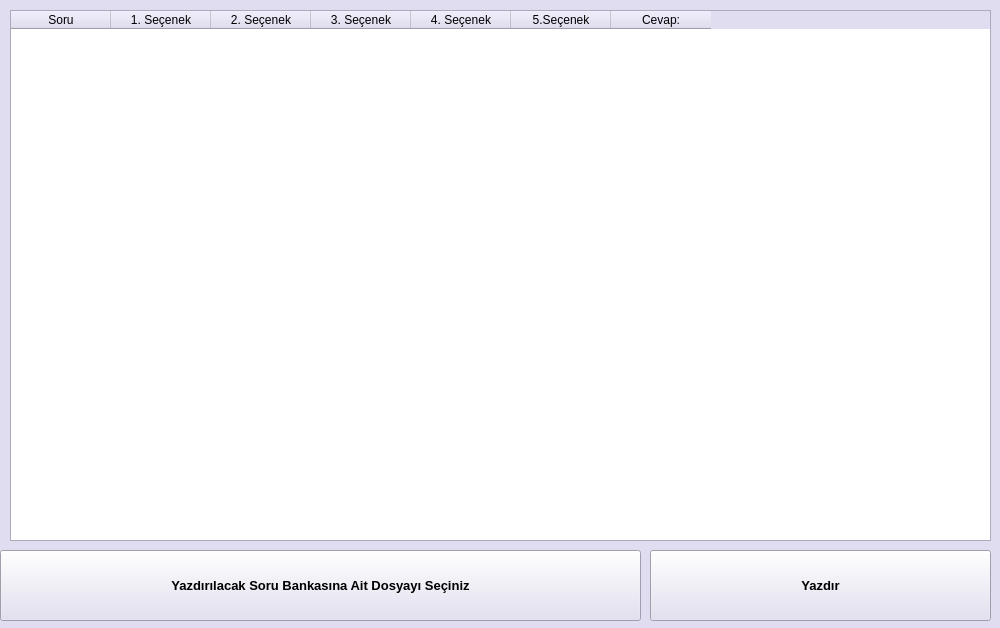
<?xml version="1.0" encoding="UTF-8"?>
<ui version="4.0">
 <class>soru_bankasindan_soru_secimi</class>
 <widget class="QWidget" name="soru_bankasindan_soru_secimi">
  <property name="geometry">
   <rect>
    <x>0</x>
    <y>0</y>
    <width>1000</width>
    <height>628</height>
   </rect>
  </property>
  <property name="palette">
   <palette>
    <active>
     <colorrole role="WindowText">
      <brush brushstyle="SolidPattern">
       <color alpha="255">
        <red>0</red>
        <green>0</green>
        <blue>0</blue>
       </color>
      </brush>
     </colorrole>
     <colorrole role="Button">
      <brush brushstyle="SolidPattern">
       <color alpha="255">
        <red>224</red>
        <green>221</green>
        <blue>240</blue>
       </color>
      </brush>
     </colorrole>
     <colorrole role="Light">
      <brush brushstyle="SolidPattern">
       <color alpha="255">
        <red>255</red>
        <green>255</green>
        <blue>255</blue>
       </color>
      </brush>
     </colorrole>
     <colorrole role="Midlight">
      <brush brushstyle="SolidPattern">
       <color alpha="255">
        <red>239</red>
        <green>238</green>
        <blue>247</blue>
       </color>
      </brush>
     </colorrole>
     <colorrole role="Dark">
      <brush brushstyle="SolidPattern">
       <color alpha="255">
        <red>112</red>
        <green>110</green>
        <blue>120</blue>
       </color>
      </brush>
     </colorrole>
     <colorrole role="Mid">
      <brush brushstyle="SolidPattern">
       <color alpha="255">
        <red>149</red>
        <green>147</green>
        <blue>160</blue>
       </color>
      </brush>
     </colorrole>
     <colorrole role="Text">
      <brush brushstyle="SolidPattern">
       <color alpha="255">
        <red>0</red>
        <green>0</green>
        <blue>0</blue>
       </color>
      </brush>
     </colorrole>
     <colorrole role="BrightText">
      <brush brushstyle="SolidPattern">
       <color alpha="255">
        <red>255</red>
        <green>255</green>
        <blue>255</blue>
       </color>
      </brush>
     </colorrole>
     <colorrole role="ButtonText">
      <brush brushstyle="SolidPattern">
       <color alpha="255">
        <red>0</red>
        <green>0</green>
        <blue>0</blue>
       </color>
      </brush>
     </colorrole>
     <colorrole role="Base">
      <brush brushstyle="SolidPattern">
       <color alpha="255">
        <red>255</red>
        <green>255</green>
        <blue>255</blue>
       </color>
      </brush>
     </colorrole>
     <colorrole role="Window">
      <brush brushstyle="SolidPattern">
       <color alpha="255">
        <red>224</red>
        <green>221</green>
        <blue>240</blue>
       </color>
      </brush>
     </colorrole>
     <colorrole role="Shadow">
      <brush brushstyle="SolidPattern">
       <color alpha="255">
        <red>0</red>
        <green>0</green>
        <blue>0</blue>
       </color>
      </brush>
     </colorrole>
     <colorrole role="AlternateBase">
      <brush brushstyle="SolidPattern">
       <color alpha="255">
        <red>239</red>
        <green>238</green>
        <blue>247</blue>
       </color>
      </brush>
     </colorrole>
     <colorrole role="ToolTipBase">
      <brush brushstyle="SolidPattern">
       <color alpha="255">
        <red>255</red>
        <green>255</green>
        <blue>220</blue>
       </color>
      </brush>
     </colorrole>
     <colorrole role="ToolTipText">
      <brush brushstyle="SolidPattern">
       <color alpha="255">
        <red>0</red>
        <green>0</green>
        <blue>0</blue>
       </color>
      </brush>
     </colorrole>
    </active>
    <inactive>
     <colorrole role="WindowText">
      <brush brushstyle="SolidPattern">
       <color alpha="255">
        <red>0</red>
        <green>0</green>
        <blue>0</blue>
       </color>
      </brush>
     </colorrole>
     <colorrole role="Button">
      <brush brushstyle="SolidPattern">
       <color alpha="255">
        <red>224</red>
        <green>221</green>
        <blue>240</blue>
       </color>
      </brush>
     </colorrole>
     <colorrole role="Light">
      <brush brushstyle="SolidPattern">
       <color alpha="255">
        <red>255</red>
        <green>255</green>
        <blue>255</blue>
       </color>
      </brush>
     </colorrole>
     <colorrole role="Midlight">
      <brush brushstyle="SolidPattern">
       <color alpha="255">
        <red>239</red>
        <green>238</green>
        <blue>247</blue>
       </color>
      </brush>
     </colorrole>
     <colorrole role="Dark">
      <brush brushstyle="SolidPattern">
       <color alpha="255">
        <red>112</red>
        <green>110</green>
        <blue>120</blue>
       </color>
      </brush>
     </colorrole>
     <colorrole role="Mid">
      <brush brushstyle="SolidPattern">
       <color alpha="255">
        <red>149</red>
        <green>147</green>
        <blue>160</blue>
       </color>
      </brush>
     </colorrole>
     <colorrole role="Text">
      <brush brushstyle="SolidPattern">
       <color alpha="255">
        <red>0</red>
        <green>0</green>
        <blue>0</blue>
       </color>
      </brush>
     </colorrole>
     <colorrole role="BrightText">
      <brush brushstyle="SolidPattern">
       <color alpha="255">
        <red>255</red>
        <green>255</green>
        <blue>255</blue>
       </color>
      </brush>
     </colorrole>
     <colorrole role="ButtonText">
      <brush brushstyle="SolidPattern">
       <color alpha="255">
        <red>0</red>
        <green>0</green>
        <blue>0</blue>
       </color>
      </brush>
     </colorrole>
     <colorrole role="Base">
      <brush brushstyle="SolidPattern">
       <color alpha="255">
        <red>255</red>
        <green>255</green>
        <blue>255</blue>
       </color>
      </brush>
     </colorrole>
     <colorrole role="Window">
      <brush brushstyle="SolidPattern">
       <color alpha="255">
        <red>224</red>
        <green>221</green>
        <blue>240</blue>
       </color>
      </brush>
     </colorrole>
     <colorrole role="Shadow">
      <brush brushstyle="SolidPattern">
       <color alpha="255">
        <red>0</red>
        <green>0</green>
        <blue>0</blue>
       </color>
      </brush>
     </colorrole>
     <colorrole role="AlternateBase">
      <brush brushstyle="SolidPattern">
       <color alpha="255">
        <red>239</red>
        <green>238</green>
        <blue>247</blue>
       </color>
      </brush>
     </colorrole>
     <colorrole role="ToolTipBase">
      <brush brushstyle="SolidPattern">
       <color alpha="255">
        <red>255</red>
        <green>255</green>
        <blue>220</blue>
       </color>
      </brush>
     </colorrole>
     <colorrole role="ToolTipText">
      <brush brushstyle="SolidPattern">
       <color alpha="255">
        <red>0</red>
        <green>0</green>
        <blue>0</blue>
       </color>
      </brush>
     </colorrole>
    </inactive>
    <disabled>
     <colorrole role="WindowText">
      <brush brushstyle="SolidPattern">
       <color alpha="255">
        <red>112</red>
        <green>110</green>
        <blue>120</blue>
       </color>
      </brush>
     </colorrole>
     <colorrole role="Button">
      <brush brushstyle="SolidPattern">
       <color alpha="255">
        <red>224</red>
        <green>221</green>
        <blue>240</blue>
       </color>
      </brush>
     </colorrole>
     <colorrole role="Light">
      <brush brushstyle="SolidPattern">
       <color alpha="255">
        <red>255</red>
        <green>255</green>
        <blue>255</blue>
       </color>
      </brush>
     </colorrole>
     <colorrole role="Midlight">
      <brush brushstyle="SolidPattern">
       <color alpha="255">
        <red>239</red>
        <green>238</green>
        <blue>247</blue>
       </color>
      </brush>
     </colorrole>
     <colorrole role="Dark">
      <brush brushstyle="SolidPattern">
       <color alpha="255">
        <red>112</red>
        <green>110</green>
        <blue>120</blue>
       </color>
      </brush>
     </colorrole>
     <colorrole role="Mid">
      <brush brushstyle="SolidPattern">
       <color alpha="255">
        <red>149</red>
        <green>147</green>
        <blue>160</blue>
       </color>
      </brush>
     </colorrole>
     <colorrole role="Text">
      <brush brushstyle="SolidPattern">
       <color alpha="255">
        <red>112</red>
        <green>110</green>
        <blue>120</blue>
       </color>
      </brush>
     </colorrole>
     <colorrole role="BrightText">
      <brush brushstyle="SolidPattern">
       <color alpha="255">
        <red>255</red>
        <green>255</green>
        <blue>255</blue>
       </color>
      </brush>
     </colorrole>
     <colorrole role="ButtonText">
      <brush brushstyle="SolidPattern">
       <color alpha="255">
        <red>112</red>
        <green>110</green>
        <blue>120</blue>
       </color>
      </brush>
     </colorrole>
     <colorrole role="Base">
      <brush brushstyle="SolidPattern">
       <color alpha="255">
        <red>224</red>
        <green>221</green>
        <blue>240</blue>
       </color>
      </brush>
     </colorrole>
     <colorrole role="Window">
      <brush brushstyle="SolidPattern">
       <color alpha="255">
        <red>224</red>
        <green>221</green>
        <blue>240</blue>
       </color>
      </brush>
     </colorrole>
     <colorrole role="Shadow">
      <brush brushstyle="SolidPattern">
       <color alpha="255">
        <red>0</red>
        <green>0</green>
        <blue>0</blue>
       </color>
      </brush>
     </colorrole>
     <colorrole role="AlternateBase">
      <brush brushstyle="SolidPattern">
       <color alpha="255">
        <red>224</red>
        <green>221</green>
        <blue>240</blue>
       </color>
      </brush>
     </colorrole>
     <colorrole role="ToolTipBase">
      <brush brushstyle="SolidPattern">
       <color alpha="255">
        <red>255</red>
        <green>255</green>
        <blue>220</blue>
       </color>
      </brush>
     </colorrole>
     <colorrole role="ToolTipText">
      <brush brushstyle="SolidPattern">
       <color alpha="255">
        <red>0</red>
        <green>0</green>
        <blue>0</blue>
       </color>
      </brush>
     </colorrole>
    </disabled>
   </palette>
  </property>
  <property name="windowTitle">
   <string>Form</string>
  </property>
  <widget class="QTableWidget" name="tableWidget">
   <property name="geometry">
    <rect>
     <x>10</x>
     <y>10</y>
     <width>981</width>
     <height>531</height>
    </rect>
   </property>
   <column>
    <property name="text">
     <string>Soru</string>
    </property>
   </column>
   <column>
    <property name="text">
     <string>1. Seçenek</string>
    </property>
   </column>
   <column>
    <property name="text">
     <string>2. Seçenek</string>
    </property>
   </column>
   <column>
    <property name="text">
     <string>3. Seçenek</string>
    </property>
   </column>
   <column>
    <property name="text">
     <string>4. Seçenek</string>
    </property>
   </column>
   <column>
    <property name="text">
     <string>5.Seçenek</string>
    </property>
   </column>
   <column>
    <property name="text">
     <string>Cevap:</string>
    </property>
   </column>
  </widget>
  <widget class="QPushButton" name="pushButton">
   <property name="geometry">
    <rect>
     <x>0</x>
     <y>550</y>
     <width>641</width>
     <height>71</height>
    </rect>
   </property>
   <property name="font">
    <font>
     <pointsize>10</pointsize>
     <weight>75</weight>
     <bold>true</bold>
    </font>
   </property>
   <property name="text">
    <string>Yazdırılacak Soru Bankasına Ait Dosyayı Seçiniz</string>
   </property>
  </widget>
  <widget class="QPushButton" name="pushButton_2">
   <property name="geometry">
    <rect>
     <x>650</x>
     <y>550</y>
     <width>341</width>
     <height>71</height>
    </rect>
   </property>
   <property name="font">
    <font>
     <pointsize>10</pointsize>
     <weight>75</weight>
     <bold>true</bold>
    </font>
   </property>
   <property name="text">
    <string>Yazdır</string>
   </property>
  </widget>
 </widget>
 <resources/>
 <connections/>
</ui>
